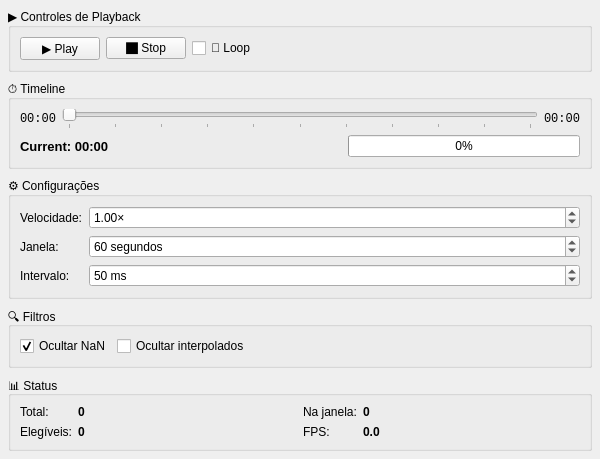
<?xml version="1.0" encoding="UTF-8"?>
<ui version="4.0">
 <class>StreamingControlWidget</class>
 <widget class="QWidget" name="StreamingControlWidget">
  <property name="geometry">
   <rect>
    <x>0</x>
    <y>0</y>
    <width>600</width>
    <height>280</height>
   </rect>
  </property>
  <property name="windowTitle">
   <string>Streaming Controls</string>
  </property>
  <layout class="QVBoxLayout" name="mainLayout">
   <property name="spacing">
    <number>8</number>
   </property>
   <property name="leftMargin">
    <number>8</number>
   </property>
   <property name="topMargin">
    <number>8</number>
   </property>
   <property name="rightMargin">
    <number>8</number>
   </property>
   <property name="bottomMargin">
    <number>8</number>
   </property>
   
   <!-- Playback Controls -->
   <item>
    <widget class="QGroupBox" name="playbackGroup">
     <property name="title">
      <string>▶️ Controles de Playback</string>
     </property>
     <layout class="QHBoxLayout" name="playbackLayout">
      <item>
       <widget class="QPushButton" name="playPauseBtn">
        <property name="text">
         <string>▶ Play</string>
        </property>
        <property name="checkable">
         <bool>true</bool>
        </property>
        <property name="toolTip">
         <string>Iniciar/pausar reprodução</string>
        </property>
        <property name="minimumWidth">
         <number>80</number>
        </property>
       </widget>
      </item>
      <item>
       <widget class="QPushButton" name="stopBtn">
        <property name="text">
         <string>⬛ Stop</string>
        </property>
        <property name="toolTip">
         <string>Parar reprodução e voltar ao início</string>
        </property>
       </widget>
      </item>
      <item>
       <widget class="QCheckBox" name="loopCheckbox">
        <property name="text">
         <string>🔁 Loop</string>
        </property>
        <property name="toolTip">
         <string>Repetir automaticamente ao final</string>
        </property>
       </widget>
      </item>
      <item>
       <spacer name="playbackSpacer">
        <property name="orientation">
         <enum>Qt::Horizontal</enum>
        </property>
        <property name="sizeHint" stdset="0">
         <size>
          <width>40</width>
          <height>20</height>
         </size>
        </property>
       </spacer>
      </item>
     </layout>
    </widget>
   </item>
   
   <!-- Time Controls -->
   <item>
    <widget class="QGroupBox" name="timeGroup">
     <property name="title">
      <string>⏱️ Timeline</string>
     </property>
     <layout class="QVBoxLayout" name="timeLayout">
      <item>
       <layout class="QHBoxLayout" name="timeSliderLayout">
        <item>
         <widget class="QLabel" name="timeLabelStart">
          <property name="text">
           <string>00:00</string>
          </property>
          <property name="font">
           <font>
            <family>Consolas</family>
           </font>
          </property>
         </widget>
        </item>
        <item>
         <widget class="QSlider" name="timeSlider">
          <property name="orientation">
           <enum>Qt::Horizontal</enum>
          </property>
          <property name="minimum">
           <number>0</number>
          </property>
          <property name="maximum">
           <number>1000</number>
          </property>
          <property name="tickPosition">
           <enum>QSlider::TicksBelow</enum>
          </property>
          <property name="tickInterval">
           <number>100</number>
          </property>
          <property name="toolTip">
           <string>Arraste para navegar no tempo</string>
          </property>
         </widget>
        </item>
        <item>
         <widget class="QLabel" name="timeLabelEnd">
          <property name="text">
           <string>00:00</string>
          </property>
          <property name="font">
           <font>
            <family>Consolas</family>
           </font>
          </property>
         </widget>
        </item>
       </layout>
      </item>
      <item>
       <layout class="QHBoxLayout" name="timeInfoLayout">
        <item>
         <widget class="QLabel" name="currentTimeLabel">
          <property name="text">
           <string>Current: 00:00</string>
          </property>
          <property name="font">
           <font>
            <pointsize>10</pointsize>
            <weight>75</weight>
            <bold>true</bold>
           </font>
          </property>
         </widget>
        </item>
        <item>
         <spacer name="timeInfoSpacer">
          <property name="orientation">
           <enum>Qt::Horizontal</enum>
          </property>
          <property name="sizeHint" stdset="0">
           <size>
            <width>40</width>
            <height>20</height>
           </size>
          </property>
         </spacer>
        </item>
        <item>
         <widget class="QProgressBar" name="progressBar">
          <property name="minimum">
           <number>0</number>
          </property>
          <property name="maximum">
           <number>100</number>
          </property>
          <property name="value">
           <number>0</number>
          </property>
          <property name="maximumWidth">
           <number>150</number>
          </property>
         </widget>
        </item>
       </layout>
      </item>
     </layout>
    </widget>
   </item>
   
   <!-- Settings -->
   <item>
    <widget class="QGroupBox" name="settingsGroup">
     <property name="title">
      <string>⚙️ Configurações</string>
     </property>
     <layout class="QFormLayout" name="settingsLayout">
      <item row="0" column="0">
       <widget class="QLabel" name="speedLabel">
        <property name="text">
         <string>Velocidade:</string>
        </property>
       </widget>
      </item>
      <item row="0" column="1">
       <widget class="QDoubleSpinBox" name="speedSpinbox">
        <property name="minimum">
         <double>0.1</double>
        </property>
        <property name="maximum">
         <double>10.0</double>
        </property>
        <property name="singleStep">
         <double>0.1</double>
        </property>
        <property name="value">
         <double>1.0</double>
        </property>
        <property name="suffix">
         <string>×</string>
        </property>
        <property name="toolTip">
         <string>Velocidade de reprodução (0.1 a 10×)</string>
        </property>
       </widget>
      </item>
      <item row="1" column="0">
       <widget class="QLabel" name="windowSizeLabel">
        <property name="text">
         <string>Janela:</string>
        </property>
       </widget>
      </item>
      <item row="1" column="1">
       <widget class="QSpinBox" name="windowSizeSpinbox">
        <property name="minimum">
         <number>1</number>
        </property>
        <property name="maximum">
         <number>3600</number>
        </property>
        <property name="value">
         <number>60</number>
        </property>
        <property name="suffix">
         <string> segundos</string>
        </property>
        <property name="toolTip">
         <string>Tamanho da janela de visualização</string>
        </property>
       </widget>
      </item>
      <item row="2" column="0">
       <widget class="QLabel" name="intervalLabel">
        <property name="text">
         <string>Intervalo:</string>
        </property>
       </widget>
      </item>
      <item row="2" column="1">
       <widget class="QSpinBox" name="intervalSpinbox">
        <property name="minimum">
         <number>10</number>
        </property>
        <property name="maximum">
         <number>1000</number>
        </property>
        <property name="value">
         <number>50</number>
        </property>
        <property name="suffix">
         <string> ms</string>
        </property>
        <property name="toolTip">
         <string>Intervalo de atualização em milissegundos</string>
        </property>
       </widget>
      </item>
     </layout>
    </widget>
   </item>
   
   <!-- Filters -->
   <item>
    <widget class="QGroupBox" name="filtersGroup">
     <property name="title">
      <string>🔍 Filtros</string>
     </property>
     <layout class="QHBoxLayout" name="filtersLayout">
      <item>
       <widget class="QCheckBox" name="hideNanCheckbox">
        <property name="text">
         <string>Ocultar NaN</string>
        </property>
        <property name="checked">
         <bool>true</bool>
        </property>
        <property name="toolTip">
         <string>Ocultar pontos com valores NaN</string>
        </property>
       </widget>
      </item>
      <item>
       <widget class="QCheckBox" name="hideInterpolatedCheckbox">
        <property name="text">
         <string>Ocultar interpolados</string>
        </property>
        <property name="checked">
         <bool>false</bool>
        </property>
        <property name="toolTip">
         <string>Ocultar pontos interpolados</string>
        </property>
       </widget>
      </item>
      <item>
       <spacer name="filtersSpacer">
        <property name="orientation">
         <enum>Qt::Horizontal</enum>
        </property>
        <property name="sizeHint" stdset="0">
         <size>
          <width>40</width>
          <height>20</height>
         </size>
        </property>
       </spacer>
      </item>
     </layout>
    </widget>
   </item>
   
   <!-- Status -->
   <item>
    <widget class="QGroupBox" name="statusGroup">
     <property name="title">
      <string>📊 Status</string>
     </property>
     <layout class="QHBoxLayout" name="statusLayout">
      <item>
       <layout class="QFormLayout" name="statusLeftLayout">
        <item row="0" column="0">
         <widget class="QLabel" name="totalPointsLabelText">
          <property name="text">
           <string>Total:</string>
          </property>
         </widget>
        </item>
        <item row="0" column="1">
         <widget class="QLabel" name="totalPointsLabel">
          <property name="text">
           <string>0</string>
          </property>
          <property name="font">
           <font>
            <weight>75</weight>
            <bold>true</bold>
           </font>
          </property>
         </widget>
        </item>
        <item row="1" column="0">
         <widget class="QLabel" name="eligiblePointsLabelText">
          <property name="text">
           <string>Elegíveis:</string>
          </property>
         </widget>
        </item>
        <item row="1" column="1">
         <widget class="QLabel" name="eligiblePointsLabel">
          <property name="text">
           <string>0</string>
          </property>
          <property name="font">
           <font>
            <weight>75</weight>
            <bold>true</bold>
           </font>
          </property>
         </widget>
        </item>
       </layout>
      </item>
      <item>
       <layout class="QFormLayout" name="statusRightLayout">
        <item row="0" column="0">
         <widget class="QLabel" name="windowPointsLabelText">
          <property name="text">
           <string>Na janela:</string>
          </property>
         </widget>
        </item>
        <item row="0" column="1">
         <widget class="QLabel" name="windowPointsLabel">
          <property name="text">
           <string>0</string>
          </property>
          <property name="font">
           <font>
            <weight>75</weight>
            <bold>true</bold>
           </font>
          </property>
         </widget>
        </item>
        <item row="1" column="0">
         <widget class="QLabel" name="fpsLabelText">
          <property name="text">
           <string>FPS:</string>
          </property>
         </widget>
        </item>
        <item row="1" column="1">
         <widget class="QLabel" name="fpsLabel">
          <property name="text">
           <string>0.0</string>
          </property>
          <property name="font">
           <font>
            <weight>75</weight>
            <bold>true</bold>
           </font>
          </property>
         </widget>
        </item>
       </layout>
      </item>
     </layout>
    </widget>
   </item>
  </layout>
 </widget>
 <resources/>
 <connections/>
</ui>
